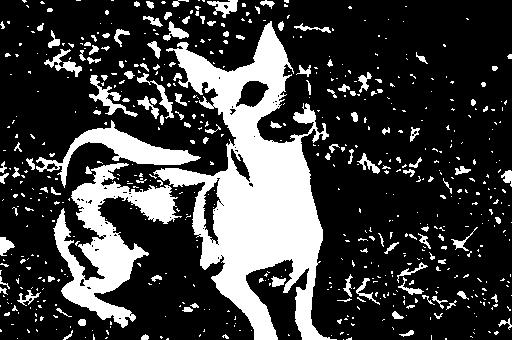
//> input picture TP3/imagebinaire.jpg, 512 x 340 px
$ ./ex1 imagebinaire.jpg   (built with g++ and OpenCV 4)
//> lines starting //> are read from the running program, lines starting //| are printed output that depends on the picture
//> further down, image is the input picture: 340 rows x 512 cols, CV_8UC1; min 0, max 255, mean 63.5
#include <stdio.h>
#include <opencv2/opencv.hpp>

using namespace cv;


Mat image;
Mat binary_image;
Mat map;


Mat my_structuring_element;

int max_threshold_value = 255;

int is_inside(int posx, int posy, int cols, int rows){
  if (posx < 0 || posx > cols)
    return 0;
  if (posy < 0 || posx > rows)
    return 0;

  return 1;
}

Mat my_erode (Mat image_in)
{
  int x, y, i, j, k;
  int cols = image_in.cols;
//> cols = 512
  int rows = image_in.rows;
//> rows = 340

  /*int struct_cols = my_structuring_element.cols;
  int struct_rows = my_structuring_element.rows;*/

  Mat image_out = image_in.clone();
  uchar min;

  for (y = 0 ; y < rows-1 ; y++)
    for (x = 0 ; x < cols-1 ; x++)
    {
      min = (uchar) 255;
      k = 0;
      for (j = -1 ; j <= 1 ; j++)
        for (i = -1 ; i <= 1 ; i++)
        {
          if (is_inside(y+i, x+j,cols,rows))
          {
          if (my_structuring_element.at<uchar>(k) == 1)
            if (image_in.at<uchar>(y+i ,x+j) < min )
              min = image_in.at<uchar>(y+i ,x+j);
          }
      k++;
      image_out.at<uchar>(y,x) = min;
        }
    }
//> this loop made 339 passes
//> min on passes 1 to 3: 0, 0, 0
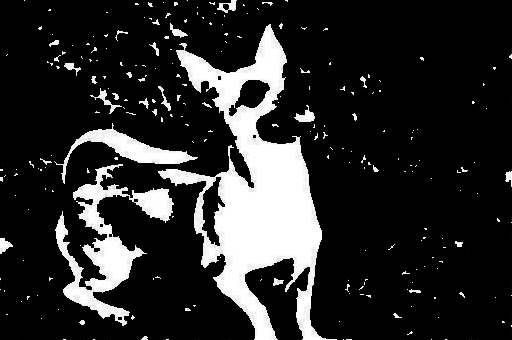
//> image_out: 340 rows x 512 cols, CV_8UC1; min 0, max 255, mean 42.4
//> after the loop, min = 0; k = 9
    return image_out;
}

// [48 lines left out: functions my_dilate, my_open, my_close, not called in this run]

int max (int a, int b)
{
	if (a > b)
		return a;
	else
		return b;
}

int min (int a, int b)
{
	if (a > b)
		return b;
	else
		return a;
}

int labelling(Mat image_in, Mat map)
{
	int cols = image_in.cols;
	int rows = image_in.rows;
	int nb_label=0;
	int max_, min_;
	int i, x, y, l, t;


	int* label = new int[5];
	for (i=0 ; i < 5 ; i++)
		label[i] = i*50 + 25;

	for (x = 0 ; x < rows ; x++)
		for (y = 0; y < cols; y++)
		{
			l = 0;
			t = 0;
			if (image_in.at<uchar>(x, y) != 0)
			{
				if (y - 1 >= 0) l = map.at<uchar>(x, y - 1);
				if (x - 1 >= 0) t = map.at<uchar>(x - 1, y);

				if (l == 0 && t == 0)
				{
					map.at<uchar>(x, y) = label[nb_label];
					nb_label++;
				}
        else
        {
          if (l == 0 && t > 0)
            map.at<uchar>(x, y) = t;
          else
          if (l > 0 && t == 0)
            map.at<uchar>(x, y) = l;
          else
          if (l == t )
            map.at<uchar>(x, y) = l;
          else
          {
            min_ = min(l,t);
            max_ = max(l,t);
            map.at<uchar>(x, y) = min_;
            nb_label --;
            for (i = 0 ; i < (x*cols+y) ; i++)
              {
                if (map.at<uchar>(i) == max_)
                  map.at<uchar>(i) = min_;
              }
          }
        }
        }
		}
	delete []label;
	return nb_label;
}

/* IT IS NOT WORKING */
// [35 lines left out: function conditional_dilate, not called in this run]

int main(int argc, char** argv )
{
  if ( argc != 2 )
  {
      printf("usage: DisplayImage.out <Image_Path>\n");
      return -1;
  }
  image = imread( argv[1], 0 );

  if ( !image.data )
  {
    printf("No image data \n");
    return -1;
  }

	my_structuring_element = getStructuringElement ( MORPH_RECT, Size(3,3) );

  Mat erode_image;
  int i;

  erode_image = my_erode (image);
  // [4 lines of commented-out code are left out]

	erode_image = image.clone();
  map = erode_image.clone();

  int nbforme = 0;
	int nberode = 0;

	while (nbforme != 3)
	{
		for (i = 0; i < map.rows * map.cols; i++)
				map.at<uchar>(i) = 0;
//> (the run ends here: the time limit is reached, at `for (y = 0 ; y < rows-1 ; y++)`)
